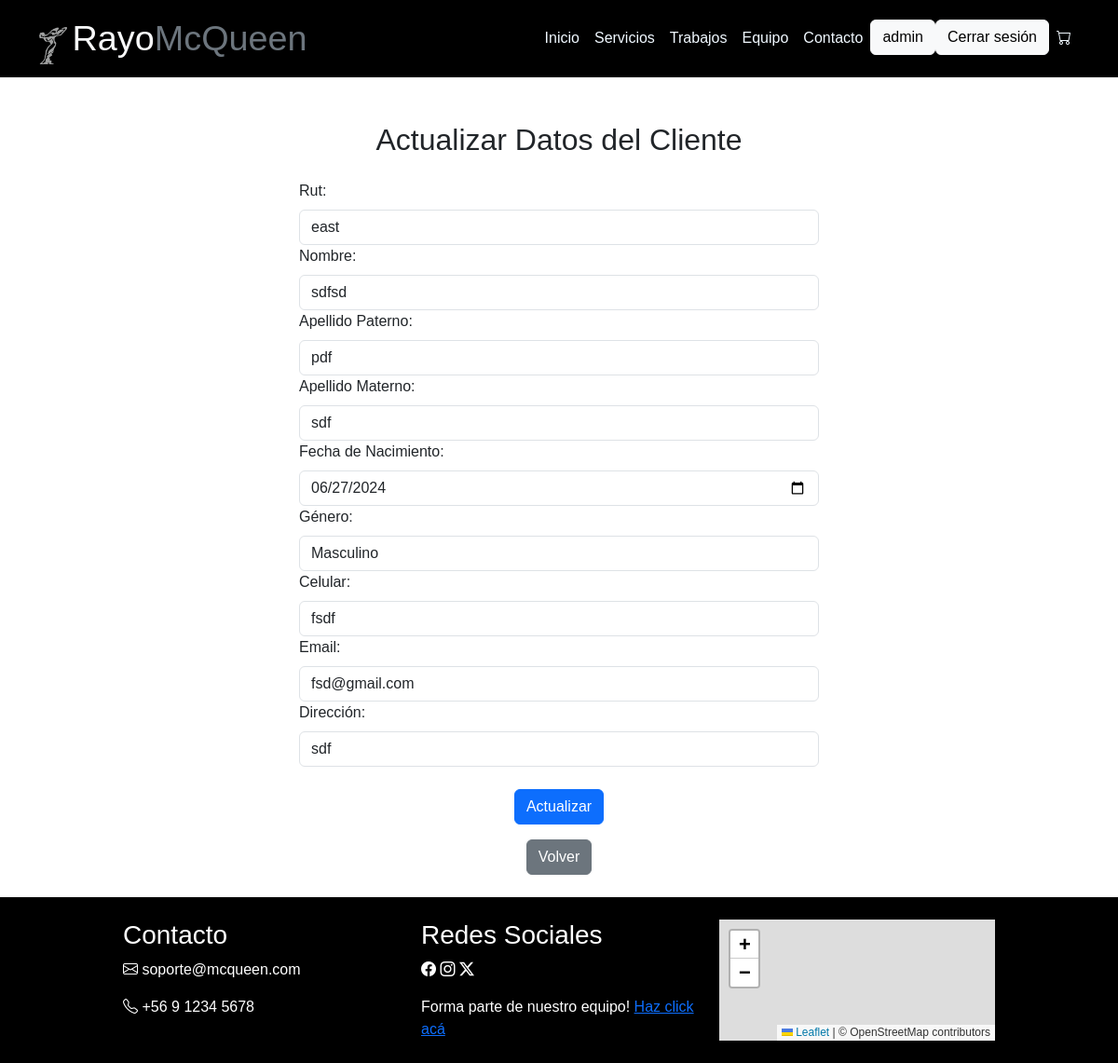
The app's page /administrador/clientes_findEdit/east (signed in) with its own data.
### administrador/models.py (models this page shows, shortened)
class Cliente(models.Model):
    rut              = models.CharField(primary_key=True, max_length=10)
    nombre           = models.CharField(max_length=20)
    apellido_paterno = models.CharField(max_length=20)
    apellido_materno = models.CharField(max_length=20)
    fecha_nacimiento = models.DateField(blank=False, null=False)
    id_genero        = models.ForeignKey('Genero',on_delete=models.CASCADE, db_column='idGenero')
    telefono         = models.CharField(max_length=45)
    email            = models.EmailField(unique=True, max_length=100, blank=True, null=True)
    direccion        = models.CharField(max_length=50, blank=True, null=True)
    activo           = models.IntegerField()

### administrador/views.py (the view)
# urls.py: path('clientes_findEdit/<str:pk>', views.clientes_findEdit, name='clientes_findEdit'),
@permission_required('administrador.can_add_usuario', login_url='index')
def clientes_findEdit(request,pk):
    if pk != "":
        cliente=Cliente.objects.get(rut=pk)
        generos=Genero.objects.all()
        print(type(cliente.id_genero.genero))
        context={'cliente':cliente, 'generos':generos}
        if cliente:
            return render(request, 'administrador/clientes_edit.html', context)
        else:
            context={'mensaje':"Error, rut no existe..."}
            return render(request, 'administrador/clientes_list.html', context)

### administrador/templates/administrador/clientes_edit.html (shortened to what this page needs)
<!DOCTYPE html>
<html lang="en">
<head>
    <link href="https://stackpath.bootstrapcdn.com/bootstrap/4.5.2/css/bootstrap.min.css" rel="stylesheet">
</head>
<body>
    <div id="navbar">{% include 'taller/navbar.html' %}</div>
    <div class="container mt-5">
        {% if cliente %}
            <h2 class="text-center mb-4">Actualizar Datos del Cliente</h2>
            <form action="{% url 'clientesUpdate' %}" method="POST" class="mb-3">
                <div class="form-group form-small">
                    <label for="rut">Rut:</label>
                    <input type="text" class="form-control" name="rut" id="rut" value="{{cliente.rut}}">
                </div>
                <div class="form-group form-small">
                    <label for="nombre">Nombre:</label>
                    <input type="text" class="form-control" name="nombre" id="nombre" value="{{cliente.nombre}}">
                </div>
                <div class="form-group form-small">
                    <label for="paterno">Apellido Paterno:</label>
                    <input type="text" class="form-control" name="paterno" id="paterno" value="{{cliente.apellido_paterno}}">
                </div>
                <div class="form-group form-small">
                    <label for="materno">Apellido Materno:</label>
                    <input type="text" class="form-control" name="materno" id="materno" value="{{cliente.apellido_materno}}">
                </div>
                <div class="form-group form-small">
                    <label for="fechaNac">Fecha de Nacimiento:</label>
                    <input type="date" class="form-control" name="fechaNac" id="fechaNac" value="{{cliente.fecha_nacimiento|date:'Y-m-d'}}">
                </div>
                <div class="form-group form-small">
                    <label for="genero">Género:</label>
                    <select class="form-control" name="genero" id="genero">
                        {% for genero in generos %}
                            {% if genero.genero == cliente.id_genero.genero %}
                                <option value="{{genero.id_genero}}" selected>{{genero.genero}}</option>
                            {% else %}
                                <option value="{{genero.id_genero}}">{{genero.genero}}</option>
                            {% endif %}
                        {% endfor %}
                    </select>
                </div>
                <div class="form-group form-small">
                    <label for="telefono">Celular:</label>
                    <input type="text" class="form-control" name="telefono" id="telefono" value="{{cliente.telefono}}">
                </div>
                <div class="form-group form-small">
                    <label for="email">Email:</label>
                    <input type="email" class="form-control" name="email" id="email" value="{{cliente.email}}">
                </div>
                <div class="form-group form-small">
                    <label for="direccion">Dirección:</label>
                    <input type="text" class="form-control" name="direccion" id="direccion" value="{{cliente.direccion}}">
                </div>
                <br>
                <div class="text-center">
                    <button type="submit" class="btn btn-primary" name="opcion" value="Actualizar">Actualizar</button>
                </div>
            </form>
        {% endif %}
        <div class="text-center mt-3">
            <a href="{% url 'crud' %}" class="btn btn-secondary">Volver</a>
        </div>
        <br>
    </div>
    <div id="footer">{% include 'taller/footer.html' %}</div>
</body>
</html>

### taller/templates/taller/navbar.html (shortened to what this page needs)
{% load static %}
<!DOCTYPE html>
<html lang="en">
  <head>
    {% load bootstrap5 %}
    {% bootstrap_css %}
    <link
      rel="stylesheet"
      href="https://cdn.jsdelivr.net/npm/bootstrap-icons@1.11.3/font/bootstrap-icons.min.css"
    />
    <link rel="stylesheet" href="{% static 'style.css' %}" />
  </head>
  <body>
<nav id="navbar" class="navbar navbar-expand-lg" style="background-color: black">
    <div class="container">
      <a class="navbar-brand"
        ><img src="{% static 'img/rollsroyce.png' %}" alt="error" width="30" height="40" />
        <span class="text-light" style="font-size: 10mm">Rayo</span
        ><span class="text-secondary" style="font-size: 10mm"
          >McQueen</span
        ></a
      >
      <div class="collapse navbar-collapse" id="navbarSupportedContent">
        <ul class="navbar-nav ms-auto mb-2 mb-lg-0">
          <li class="nav-item">
            <a
              class="nav-link active"
              aria-current="page"
              href="{% url 'index' %}"
              style="color: aliceblue"
              >Inicio</a
            >
          </li>
          <li class="nav-item">
            <button
              class="nav-link"
              data-bs-toggle="modal"
              data-bs-target="#exampleModal"
              style="color: aliceblue; background: none; border: none;"
            >
              Servicios
            </button>
          </li>
          <li class="nav-item">
            <a class="nav-link" href="{% url 'trabajos' %}" style="color: aliceblue"
              >Trabajos</a
            >
          </li>
          <li class="nav-item">
            <a class="nav-link" href="{% url 'equipo' %}" style="color: aliceblue"
              >Equipo</a
            >
          </li>
          <li class="nav-item">
            <a class="nav-link" href="{% url 'contacto' %}" style="color: aliceblue"
              >Contacto</a
            >
          </li>
          <li>
            {% if user.is_authenticated %}
              <a type="button" class="btn btn-light" href="{% url 'crud' %}">{{user.username}}</a>
                <li>
                  <a type="button" class="btn btn-light" href="{% url 'logout' %}">Cerrar sesión</a>
                </li>
            {% else %}
              <a type="button" class="btn btn-light" href="{% url 'login' %}">CREAR UNA CUENTA/INGRESA</a>
            {% endif %}
          </li>
          <li class="nav-item">
            <a
              class="nav-link"
              type="button"
              data-bs-toggle="popover"
              title="0 productos"
              data-bs-content="Tu
              carrito está vacío."
              style="color: aliceblue"
              ><i class="bi bi-cart"></i>
            </a>
          </li>
        </ul>
      </div>
    </div>
  </nav>
</body>
</html>

### administrador/static/style.css (style rules this page uses)
* { margin: 0; padding: 0; box-sizing: border-box; font-family: "Gill Sans", "Gill Sans MT", Calibri, "Trebuchet MS", sans-serif; }
body { margin: 0; background-color: white; min-height: 100vh; display: grid; grid-template-rows: auto 1fr auto; }

### administrador/templates/administrador/clientes_edit.html (style rules this page uses)
.form-small { width: 50%; margin: auto; }

### records on screen
Cliente: rut "east", nombre "sdfsd", paterno "pdf", materno "sdf", fechaNac "06/27/2024", telefono "fsdf", email "fsd@gmail.com", direccion "sdf"

### other values on screen
{{ user.username }} "admin"
form field genero "Masculino"
